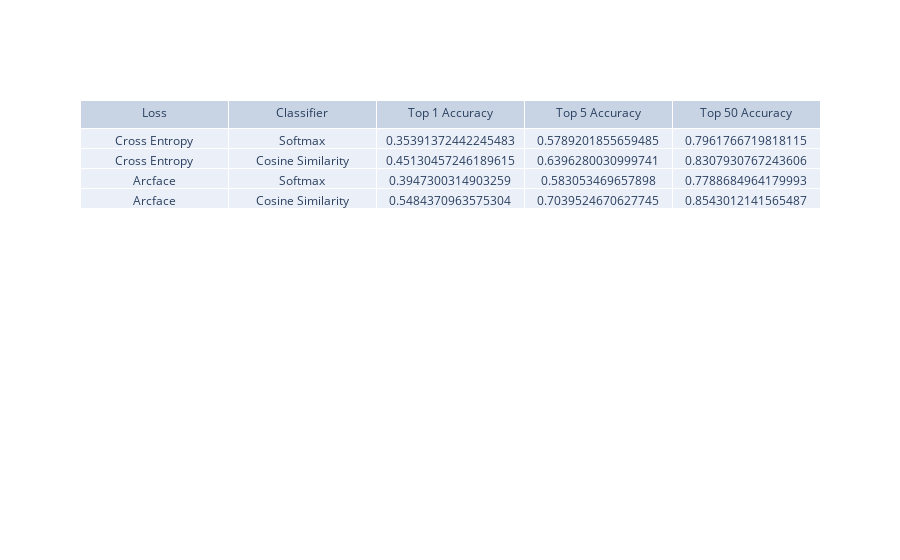

This figure's notebook cell:
### Code cell
eval_table = go.Figure(
    data=[
        go.Table(
            header={"values": ["Loss", "Classifier", "Top 1 Accuracy", "Top 5 Accuracy", "Top 50 Accuracy"]},
            cells={
                "values": [
                    ["Cross Entropy", "Cross Entropy", "Arcface", "Arcface"],
                    ["Softmax", "Cosine Similarity", "Softmax", "Cosine Similarity"],
                    [
                        softmax_cross_entropy_eval_results["top_1_accuracy"],
                        softmax_similarity_eval_results["top_1_accuracy"],
                        arcface_cross_entropy_eval_results["top_1_accuracy"],
                        arcface_similarity_eval_results["top_1_accuracy"]
                    ],
                    [
                        softmax_cross_entropy_eval_results["top_5_accuracy"],
                        softmax_similarity_eval_results["top_5_accuracy"],
                        arcface_cross_entropy_eval_results["top_5_accuracy"],
                        arcface_similarity_eval_results["top_5_accuracy"]
                    ],
                    [
                        softmax_cross_entropy_eval_results["top_50_accuracy"],
                        softmax_similarity_eval_results["top_50_accuracy"],
                        arcface_cross_entropy_eval_results["top_50_accuracy"],
                        arcface_similarity_eval_results["top_50_accuracy"]
                    ],
                ]
            }
        )
    ]
)

eval_table.show()

### Figure 1 — Plotly figure (JSON) as saved in the notebook; plotly's stock layout.template omitted (floating-point values rounded to 4 significant figures)
{"data": [{"cells": {"values": [["Cross Entropy", "Cross Entropy", "Arcface", "Arcface"], ["Softmax", "Cosine Similarity", "Softmax", "Cosine Similarity"], [0.3539, 0.4513, 0.3947, 0.5484], [0.5789, 0.6396, 0.5831, 0.704], [0.7962, 0.8308, 0.7789, 0.8543]]}, "header": {"values": ["Loss", "Classifier", "Top 1 Accuracy", "Top 5 Accuracy", "Top 50 Accuracy"]}, "type": "table"}], "layout": {}}
